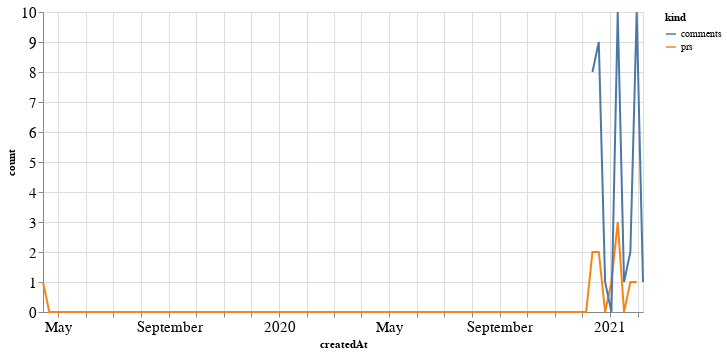

Here is the notebook cell this chart was saved with:
### Code cell
alt.Chart(total_time, width=600).mark_line().encode(
    x='createdAt',
    y='count',
    color='kind'
)

### Figure 1 — Vega-Lite specification as saved in the notebook (floating-point values rounded to 4 significant figures; data arrays with more than 128 entries replaced by an {"elided": "..."} marker saying what was removed)
{"config": {"axisLeft": {"labelFontSize": 15}, "axisBottom": {"labelFontSize": 15}}, "data": {"name": "data-c0b8758757bf077a37dd608f21f6d8d7"}, "mark": "line", "encoding": {"color": {"type": "nominal", "field": "kind"}, "x": {"type": "temporal", "field": "createdAt"}, "y": {"type": "quantitative", "field": "count"}}, "width": 600, "$schema": "https://vega.github.io/schema/vega-lite/v4.8.1.json", "datasets": {"data-c0b8758757bf077a37dd608f21f6d8d7": {"elided": "192 records"}}}
